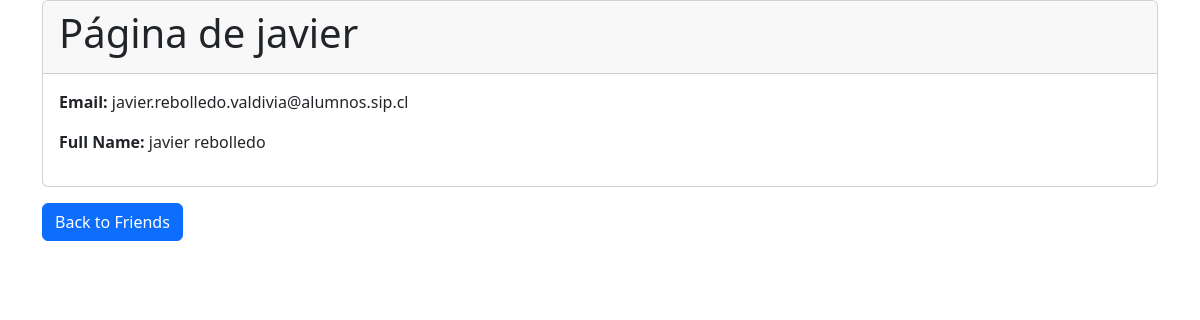
/user/1 (signed in), run on the app's committed database.
### tables this page shows
CREATE TABLE usuario (
                id INTEGER PRIMARY KEY AUTOINCREMENT,
                first_name TEXT NOT NULL,
                last_name TEXT NOT NULL,
                email TEXT NOT NULL UNIQUE,
                password TEXT NOT NULL
            );

### main.py (the view)
@app.route('/user/<int:user_id>', methods=['GET'])
def user_profile(user_id):
    if 'user_id' not in session:
        return redirect(url_for('login'))  # Si no está logueado, redirige al login
    db = get_db()
    user = db.execute('SELECT * FROM usuario WHERE id = ?', (user_id,)).fetchone()
    if not user:
        return "User not found", 404
    return render_template('user.html', user=user)

### main.py (called while the page is built)
def get_db():
    db = getattr(g, '_database', None)
    if db is None:
        db = g._database = sqlite3.connect(DATABASE)
    return db

@app.teardown_appcontext
def close_connection(exception):
    db = getattr(g, '_database', None)
    if db is not None:
        db.close()

### templates/user.html (shortened to what this page needs)
<!DOCTYPE html>
<html lang="en">
<head>
    <link href="https://cdn.jsdelivr.net/npm/bootstrap@5.3.3/dist/css/bootstrap.min.css" rel="stylesheet">
</head>
<body>
    <div class="container ">
        <div class="card">
            <div class="card-header">
               <h1>Página de  {{ user[1] }}</h1>
            </div>
            <div class="card-body">
                <p><strong>Email:</strong> {{ user[3] }}</p>
                <p><strong>Full Name:</strong> {{ user[1] }} {{ user[2] }}</p>
            </div>
        </div>
        <a href="{{ url_for('friends_view') }}" class="btn btn-primary mt-3">Back to Friends</a>
    </div>
</body>
</html>

### data on the page
usuario: first_name "javier", email "javier.rebolledo.valdivia@alumnos.sip.cl", last_name "rebolledo"
